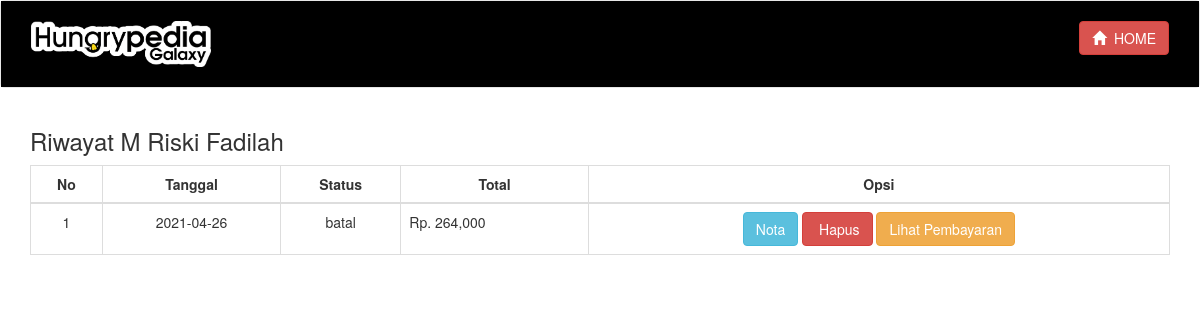
/riwayat.php (signed in), run on the app's committed database.
### tables this page shows
CREATE TABLE `pemesanan` (
  `Id_Pemesanan` int(11) NOT NULL,
  `Id_Member` varchar(11) NOT NULL,
  `Tanggal_Pemesanan` date NOT NULL,
  `Total_Pemesanan` int(20) NOT NULL,
  `Status_Pemesanan` varchar(100) NOT NULL
);

### riwayat.php (the view, shortened to what this page needs)
<?php
	include 'koneksi.php';
?>
<!DOCTYPE html>
<html>
<head>
	<link href="admin/assets/css/bootstrap.css" rel="stylesheet">
</head>
<body>
	<?php include 'menutanpapencarian.php'; ?>
	<section class="riwayat">
		<div class="container">
			<h3>Riwayat <?php echo $_SESSION["Member"]["Nama_Member"] ?></h3>
			<table class="table table-bordered">
				<thead>
					<tr style="text-align:center">
						<th style="text-align:center">No</th>
						<th style="text-align:center">Tanggal</th>
						<th style="text-align:center">Status</th>
						<th style="text-align:center">Total</th>
						<th style="text-align:center">Opsi</th>
					</tr>
				</thead>
				<tbody>
					<?php
						$nomor=1;
						$Id_Member = $_SESSION["Member"]["Id_Member"];
						$ambil = $koneksi->query("SELECT * FROM Pemesanan WHERE Id_Member='$Id_Member'");
						while($pecah = $ambil->fetch_assoc()){
					?>
					<tr>
						<td style="text-align:center"><?php echo $nomor; ?></td>
						<td style="text-align:center"><?php echo $pecah["Tanggal_Pemesanan"] ?></td>
						<td style="text-align:center">
							<?php echo $pecah["Status_Pemesanan"] ?><br>
						</td>
						<td>Rp. <?php echo number_format($pecah["Total_Pemesanan"]) ?></td>
						<td style="text-align:center">
							<a href="nota.php?id=<?php echo $pecah["Id_Pemesanan"] ?>" class="btn btn-info">Nota</a>
							<a href="hapusriwayat.php?id=<?php echo $pecah["Id_Pemesanan"] ?>" class="btn btn-danger"> <span class="glyphicon glyphicon-delete"></span> Hapus </a>
							<?php if($pecah['Status_Pemesanan']=="Pending"):?>
							<a href="pembayaran.php?id=<?php echo $pecah["Id_Pemesanan"]; ?>" class="btn btn-success">Input Pembayaran</a>
							<?php else: ?>
							<a href="lihat_pembayaran.php?id=<?php echo $pecah["Id_Pemesanan"]; ?>" class="btn btn-warning">Lihat Pembayaran</a>
							<?php endif ?>
						</td>
					</tr>
					<?php $nomor++; ?>
						<?php } ?>
				</tbody>
			</table>
		</div>
	</section>
</body>
</html>

### data on the page
pemesanan: Tanggal_Pemesanan "2021-04-26", Status_Pemesanan "batal", Total_Pemesanan "264,000"

### other printed values
$_SESSION["Member"]["Nama_Member"] "M Riski Fadilah"
